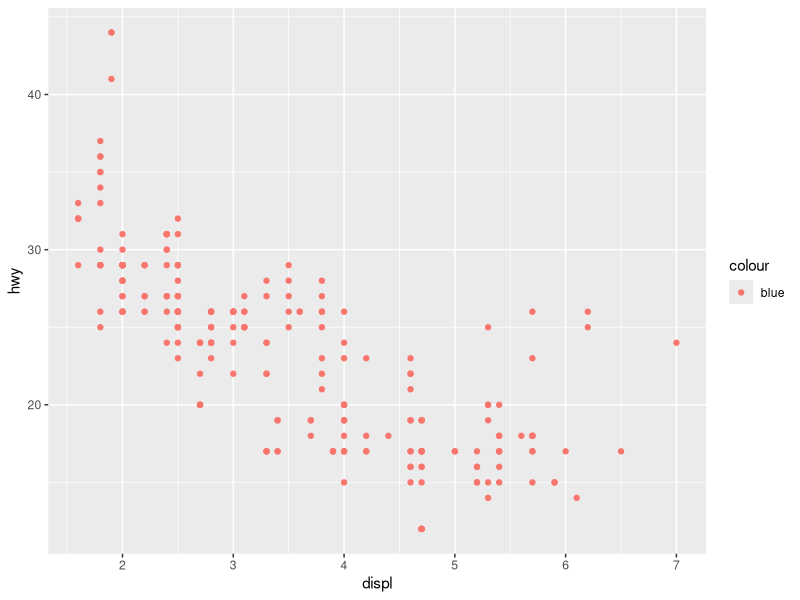
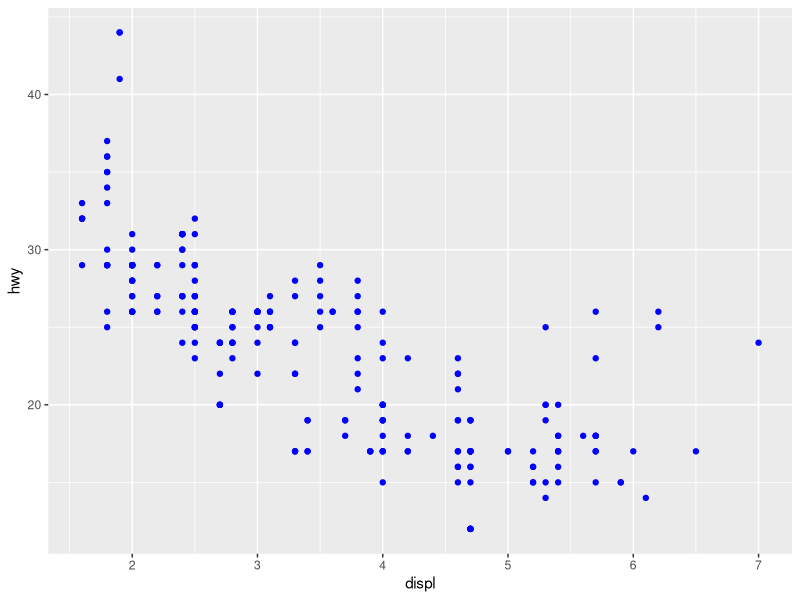
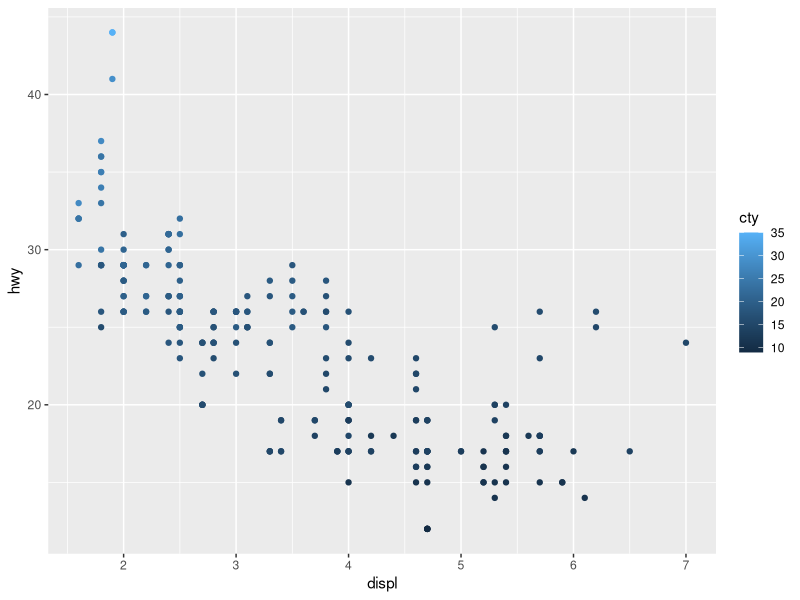
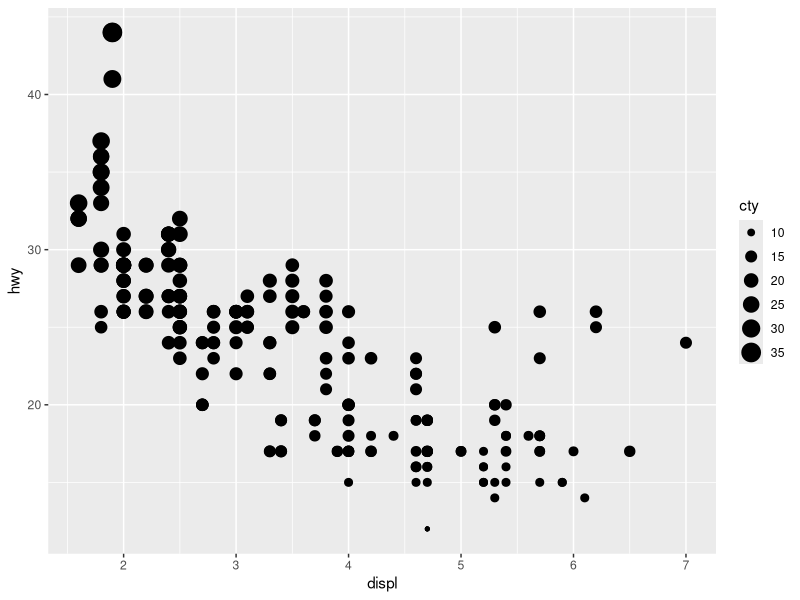
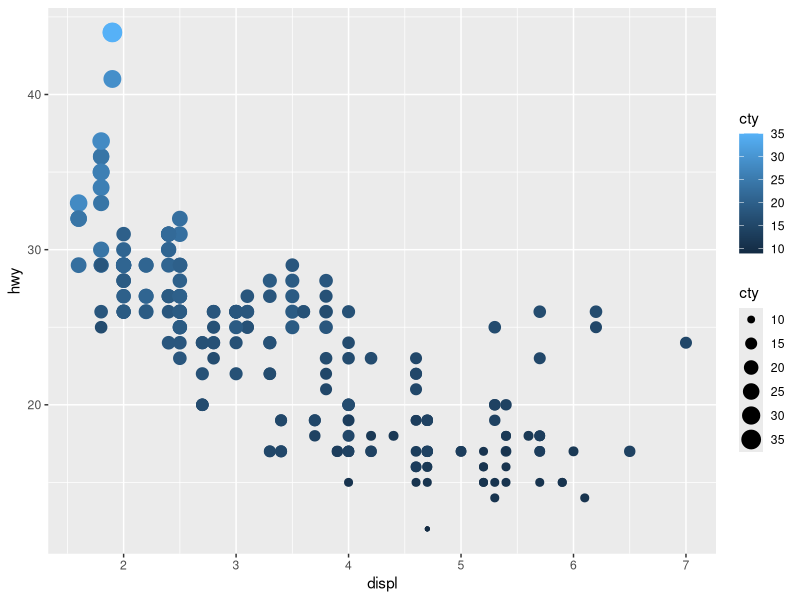
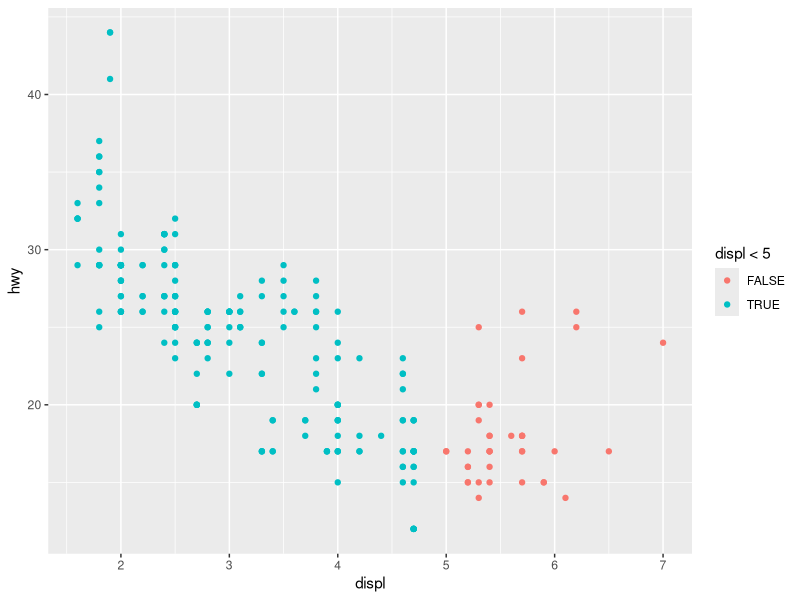

These charts were generated, in order, by the following R code:
## ---- chunk 1
library(tidyverse)
library(ggplot2)
## ---- chunk 2
data(mpg)
mpg
## ---- chunk 3
ggplot(data = mpg) + 
  geom_point(mapping = aes(x = displ, y = hwy, color = "blue"))
  
mpg %>% 
  ggplot() +
  geom_point(aes(x = displ, y = hwy), color = "blue")

# mpg %>% 
#   ggplot() + 
#   geom_point(aes(x = displ, y = hwy, shape = cty))
# Error: A continuous variable can not be mapped to shape

mpg %>% 
  ggplot() +
  geom_point(aes(x = displ, y = hwy, color = cty))

mpg %>% 
  ggplot() +
  geom_point(aes(x = displ, y = hwy, size = cty))

mpg %>% 
  ggplot() +
  geom_point(aes(x = displ, y = hwy, color = cty, size = cty))

mpg %>% 
  ggplot() + 
  geom_point(aes(x = displ, y = hwy, colour = displ < 5))

?geom_point
vignette("ggplot2-specs")
# The "munsell" package makes it easy to specific colours using a system designed by Alfred Munsell. If you invest a little in learning the system, it provides a convenient way of specifying aesthetically pleasing colours.

